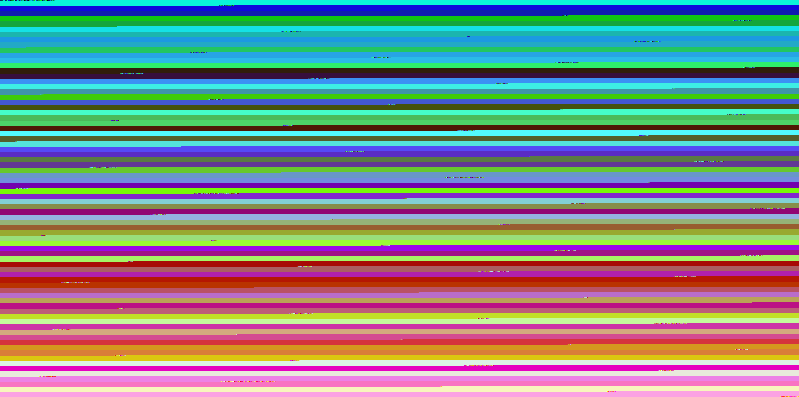
#> input picture CTFs/backdoor/stegnography/RANDOM-NOISE/sorted.png, 799 x 397 px
$ python mix.py
#> lines starting #> are read from the running program, lines starting #| are printed output that depends on the picture
from PIL import Image

im = Image.open('sorted.png', 'r')
#> im is the input picture: PIL image 799x397 RGBA; mean R, G, B, A 126.1, 134.9, 134.4, 255
pix = im.load()
width, height = im.size
#> width = 799; height = 397

colors = list(im.getdata())
#> colors = 317203 items
im2 = Image.open('b.png', 'r')
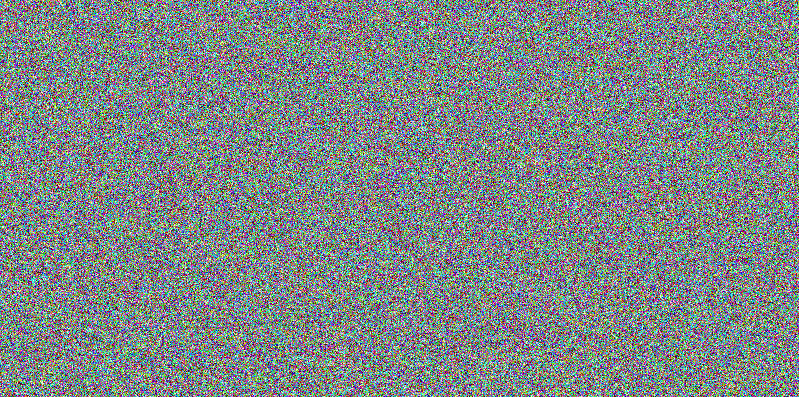
#> input picture CTFs/backdoor/stegnography/RANDOM-NOISE/b.png, 799 x 397 px
#> im2 is the input picture: PIL image 799x397 RGBA; mean R, G, B, A 126.1, 134.9, 134.4, 255
colors2 = list(im2.getdata())
#> colors2 = 317203 items

new_img = []

for i,j in zip(colors, colors2) :
	temp = ()
	for x,y in zip(i,j) :
		temp += ((x^y)%256,)
	temp_list = list(temp)
	temp_list.pop(3)
	temp_list.append(255)
	temp = tuple(temp_list)
	new_img.append(temp)
#> this loop made 317203 passes
#> (i, j, temp) on passes 1 to 3: ((0, 41, 91, 255), (61, 238, 228, 255), (61, 199, 191, 255)), ((0, 51, 85, 255), (15, 7, 220, 255), (15, 52, 137, 255)), ((0, 87, 79, 255), (213, 152, 30, 255), (213, 207, 81, 255))
#> after the loop, new_img = 317203 items

index = 0
for l in range(height) :
	for m in range(width) :
		pix[m,l] = new_img[index]
		index += 1
#> after the loop, index = 317203

im.save('xor.png')
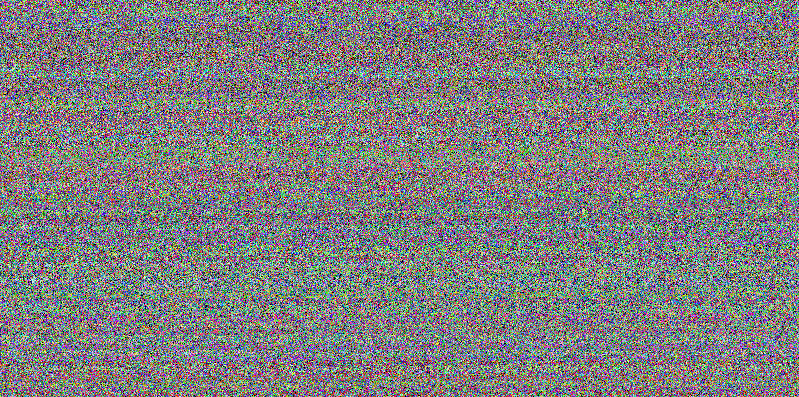
#> saved as xor.png: PIL image 799x397 RGBA; mean R, G, B, A 126.6, 126, 126.4, 255
